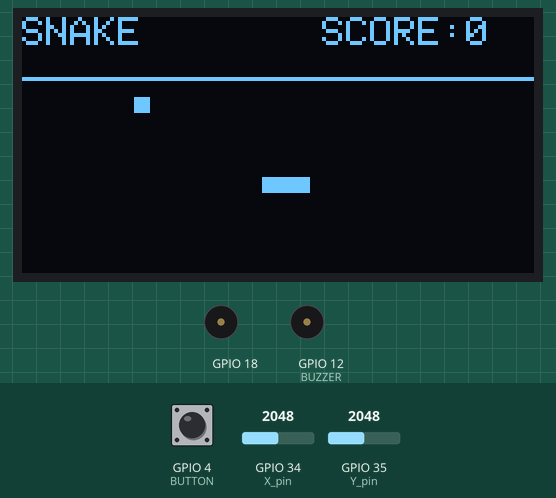
Bench run of a sketch on a simulated ESP32. Shown: 128×64 one-colour display, buzzer (waves = sounding, pin HIGH). The inputs (shaded band) are chosen by the test bench; at power-on: GPIO 4 (BUTTON) HIGH, GPIO 35 (Y_pin) = 2048, GPIO 34 (X_pin) = 2048. Random numbers use the default seed unless the sketch sets one.

Above: at 1.2 s.
1.3 s: GPIO 4 (BUTTON) pulled LOW for 0.15 s
At 1.45 s:
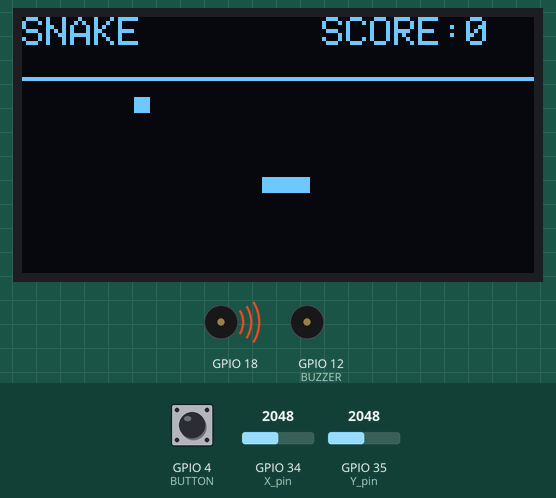
2.9 s: GPIO 35 (Y_pin) set to 3540
At 4.41 s:
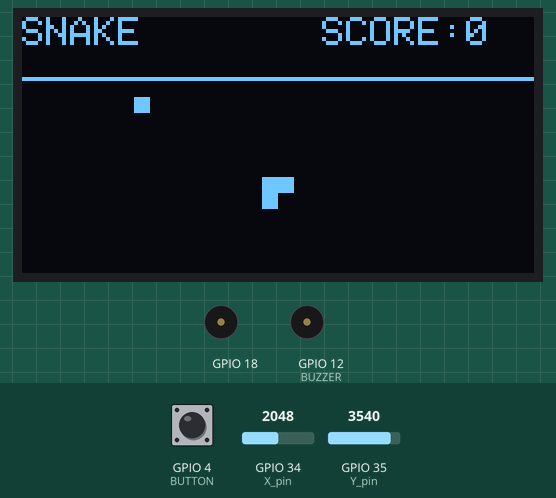
Timing chart, 0 to 5.9 s (numbered marks = the images above; inputs shaded):
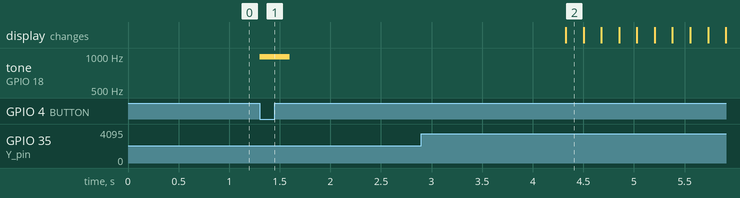

Measured:
- after the input at 1.3 s, tone on GPIO 18: silent → 988 Hz at once, → silent 0.30 s later

The sketch:

game.ino
```cpp
#include <Wire.h>
#include <Arduino.h>
#include "display.h"
#include "joystick.h"
#include "score.h"
#include "snake.h"
#include "food.h"
#include "buzzer.h"

Adafruit_SSD1306 display(SCREEN_WIDTH, SCREEN_HEIGHT, &Wire, -1);

bool start_game;
bool game_over;

//Timer
unsigned long lastMove = 0;
const unsigned long moveInterval = 150;
const int BUTTON = 4;

void setup(){
  Serial.begin(9600);

  //Setup OLED
  Wire.begin(21,22);

   // Initialize OLED screen
  if(!display.begin(SSD1306_SWITCHCAPVCC, OLED_ADDR)) {
    Serial.println(F("SSD1306 allocation failed"));
    for(;;); // Infinite loop to terminate program
  }

  //Setup Joystick
  pinMode(SW_pin, INPUT);
  digitalWrite(SW_pin, HIGH);

  display.clearDisplay();

  display.setTextSize(1);
  display.setTextColor(SSD1306_WHITE);

  // Display initialization information
  display.setCursor(0, 0);
  display.println(F("SNAKE"));
  display.drawLine(0, 15, 127, 15, SSD1306_WHITE);

  //Buzzer setup
  pinMode(BUZZER,OUTPUT);

  //Button setup
  pinMode(BUTTON, INPUT_PULLUP);

  //INITIATE
  initSnake();
  start_game = false;
  game_over = false;
  display.display();
}

void loop(){
  //Game Start
  if(digitalRead(BUTTON) == LOW && start_game == false && game_over == false){
    jingle();
    delay(3000);
    start_game = true;
  }

  //Game Loop
  if(start_game == true && game_over == false && millis() - lastMove >= moveInterval){
    readJoystick();
    move();
    checkCollisions();

    lastMove = millis();
  }

  if(digitalRead(BUTTON) == LOW && start_game == false && game_over == true){
    replay();
  }
} 
```

buzzer.cpp
```cpp
#include "buzzer.h"
#include "pitches.h"
#include <Arduino.h>

int duration = 300;

int melody[LENGTH] = {
  NOTE_C5, NOTE_E5, NOTE_G5, NOTE_D5, NOTE_FS5, NOTE_A5, NOTE_E5, NOTE_GS5, NOTE_B5};


int melody2[LENGTH] = {
  NOTE_AS5, NOTE_G5, NOTE_E5, NOTE_GS5, NOTE_F5, NOTE_D5, NOTE_FS5, NOTE_DS3, NOTE_C5};

void jingle(){
  for(int note=0; note < LENGTH; note++){
    tone(18, melody[note], duration);
  }
}

void gameOverTone(){
  for(int note=0; note < LENGTH; note++){
    tone(18, melody2[note], duration);
  }
}

void scoreTone(){
  tone(18, NOTE_C5, duration-100);
}
```

buzzer.h
```cpp
#ifndef BUZZER_H
#define BUZZER_H
#include "pitches.h"

#define BUZZER 12
#define LENGTH 9

extern int duration;

void jingle();
void scoreTone();
void gameOverTone();
#endif
```

display.h
```cpp
#ifndef DISPLAY_H
#define DISPLAY_H

#include <Adafruit_GFX.h>
#include <Adafruit_SSD1306.h>
extern Adafruit_SSD1306 display;


#define TILE 4
#define ROWS 12
#define TOTAL_ROWS 16
#define COLS 32
#define OFFSET  16
#define OLED_ADDR 0x3C
#define SCREEN_WIDTH  128
#define SCREEN_HEIGHT 64

//Boundary information

#endif
```

food.cpp
```cpp
#include "snake.h"
#include "display.h"

Point food;

void placeFood(){

  bool collision;
  do {
    int randX = random(0, COLS);
    int randY = random(0, ROWS);
    food = Point{randX, randY};

    collision = false;
    for(Point p : snake){
      if(p.x == food.x && p.y == food.y){
        collision = true;
        break;
      }
    }
  } while(collision);

  drawTile(food.x, food.y);
}
```

food.h
```cpp
#ifndef FOOD_H
#define FOOD_H

extern Point food;

void placeFood();


#endif
```

joystick.cpp
```cpp
#include "joystick.h"
#include "snake.h"
#include <Arduino.h>

int stick_x;
int stick_y;
int digital;

#define THRESHOLD_HIGH 3500
#define THRESHOLD_LOW  500

void readJoystick(){
  stick_x = analogRead(X_pin);
  stick_y = analogRead(Y_pin);

  if(stick_y >= THRESHOLD_HIGH && direction != 0){
    direction = 1;
  }
  else if(stick_y <= THRESHOLD_LOW && direction != 1){
    direction = 0;
  }
  else if(stick_x <= THRESHOLD_LOW && direction != 3){
    direction = 2;
  }
  else if(stick_x >= THRESHOLD_HIGH && direction != 2){
    direction = 3;
  }
}

void readDigital(){
  digital = digitalRead(SW_pin);
  if(digital == HIGH){

  }
}
```

joystick.h
```cpp
#ifndef JOYSTICK_H
#define JOYSTICK_H

#define SW_pin 33 // digital pin connected to switch output
#define X_pin 34 // analog pin connected to X output
#define Y_pin 35
#define MAX_POS 4095
#define MIN_POS 0

void readJoystick();
void readDigital();

//X and Y values
extern int stick_x;
extern int stick_y;

#endif
```

pitches.h
```cpp
/*************************************************
 * Public Constants
 *************************************************/

#define NOTE_B0  31
#define NOTE_C1  33
#define NOTE_CS1 35
#define NOTE_D1  37
#define NOTE_DS1 39
#define NOTE_E1  41
#define NOTE_F1  44
#define NOTE_FS1 46
#define NOTE_G1  49
#define NOTE_GS1 52
#define NOTE_A1  55
#define NOTE_AS1 58
#define NOTE_B1  62
#define NOTE_C2  65
#define NOTE_CS2 69
#define NOTE_D2  73
#define NOTE_DS2 78
#define NOTE_E2  82
#define NOTE_F2  87
#define NOTE_FS2 93
#define NOTE_G2  98
#define NOTE_GS2 104
#define NOTE_A2  110
#define NOTE_AS2 117
#define NOTE_B2  123
#define NOTE_C3  131
#define NOTE_CS3 139
#define NOTE_D3  147
#define NOTE_DS3 156
#define NOTE_E3  165
#define NOTE_F3  175
#define NOTE_FS3 185
#define NOTE_G3  196
#define NOTE_GS3 208
#define NOTE_A3  220
#define NOTE_AS3 233
#define NOTE_B3  247
#define NOTE_C4  262
#define NOTE_CS4 277
#define NOTE_D4  294
#define NOTE_DS4 311
#define NOTE_E4  330
#define NOTE_F4  349
#define NOTE_FS4 370
#define NOTE_G4  392
#define NOTE_GS4 415
#define NOTE_A4  440
#define NOTE_AS4 466
#define NOTE_B4  494
#define NOTE_C5  523
#define NOTE_CS5 554
#define NOTE_D5  587
#define NOTE_DS5 622
#define NOTE_E5  659
#define NOTE_F5  698
#define NOTE_FS5 740
#define NOTE_G5  784
#define NOTE_GS5 831
#define NOTE_A5  880
#define NOTE_AS5 932
#define NOTE_B5  988
#define NOTE_C6  1047
#define NOTE_CS6 1109
#define NOTE_D6  1175
#define NOTE_DS6 1245
#define NOTE_E6  1319
#define NOTE_F6  1397
#define NOTE_FS6 1480
#define NOTE_G6  1568
#define NOTE_GS6 1661
#define NOTE_A6  1760
#define NOTE_AS6 1865
#define NOTE_B6  1976
#define NOTE_C7  2093
#define NOTE_CS7 2217
#define NOTE_D7  2349
#define NOTE_DS7 2489
#define NOTE_E7  2637
#define NOTE_F7  2794
#define NOTE_FS7 2960
#define NOTE_G7  3136
#define NOTE_GS7 3322
#define NOTE_A7  3520
#define NOTE_AS7 3729
#define NOTE_B7  3951
#define NOTE_C8  4186
#define NOTE_CS8 4435
#define NOTE_D8  4699
#define NOTE_DS8 4978
```

point.h
```cpp
#ifndef POINT_H
#define POINT_H

struct Point
{
    int x;
    int y;
};

#endif
```

score.cpp
```cpp
#include "display.h"
#include <string>

int score;

void writeScore(){

  display.setCursor(75, 0);
  display.fillRect(65, 0, 63, 7, SSD1306_BLACK);

  std::string text = "SCORE:" + std::to_string(score);

  display.setTextColor(SSD1306_WHITE);
  display.setTextSize(1);
  display.println(text.c_str());
}
void incScore(){
  score++;
}
```

score.h
```cpp
#ifndef SCORE_H
#define SCORE_H


extern int score;

void writeScore();
void incScore();

#endif 
```

snake.cpp
```cpp
#include "snake.h"
#include <Arduino.h>
#include "display.h"
#include "food.h"
#include "score.h"
#include "buzzer.h"

std::deque<Point> snake;
int direction;

// Setup
void initSnake(){
    display.clearDisplay();
    display.setTextSize(1);
    display.setTextColor(SSD1306_WHITE);

    // Display initialization information
    display.setCursor(0, 0);
    display.println(F("SNAKE"));
    display.drawLine(0, 15, 127, 15, SSD1306_WHITE);

    display.setTextSize(1);

    snake.push_front(Point{COLS/2+1, ROWS/2});
    snake.push_front(Point{COLS/2, ROWS/2});
    snake.push_front(Point{COLS/2-1, ROWS/2});

    direction = 2;
    score = 0;

    writeScore();
    drawSnake();
    placeFood();
    display.display();
}

void drawSnake() {
    for(Point p: snake){
        drawTile(p.x, p.y);
    }
}

void drawTile(int x, int y){
    display.fillRect(TILE*x, TILE*y + OFFSET, TILE, TILE, SSD1306_WHITE);
}

void eraseTile(int x, int y){
    display.fillRect(TILE*x, TILE*y + OFFSET, TILE, TILE, SSD1306_BLACK);
}

void checkCollisions(){
    Point head = snake.front();
    std::deque<Point> tempSnake = snake;
    tempSnake.pop_front();

    for(Point p: tempSnake){
        if(head.x == p.x && head.y == p.y){
            start_game = false;
            game_over = true;
            gameOverTone();
            gameOverScreen();
        }
    }
}

Point checkBounds(Point newHead, Point head){

    if(newHead.x < 0){
        return newHead = Point{COLS-1, head.y};
    }
    else if(newHead.x > COLS-1){
        return newHead = Point{0, head.y};
    }
    else if(newHead.y < 0){
        return newHead = Point{head.x, ROWS-1};
    }
    else if(newHead.y > ROWS-1){
        return newHead = Point{head.x, 0};
    }
    else{
        return newHead;
    }
}


void move(){
    Point head = snake.front();
    Point tail = snake.back();
    Point newHead;

    if(direction == 0){
        newHead = Point{head.x, head.y-1};
        newHead = checkBounds(newHead, head);
    }
    else if(direction == 1){
        newHead = Point{head.x, head.y+1};
        newHead = checkBounds(newHead, head);
    }
    else if(direction == 2){
        newHead = Point{head.x-1, head.y};
        newHead = checkBounds(newHead, head);
    }
    else{
        newHead = Point{head.x+1, head.y};
        newHead = checkBounds(newHead, head);
    }

    snake.push_front(newHead);

    if (newHead.x == food.x && newHead.y == food.y){
        drawTile(newHead.x, newHead.y);
        incScore();
        writeScore();
        scoreTone();
        placeFood();
    }
    else{
        snake.pop_back();
        eraseTile(tail.x, tail.y);
        drawTile(newHead.x, newHead.y);
    }

    display.display();
}

void replay(){
    std::deque<Point> tempEmpty;
    snake = tempEmpty;

    display.clearDisplay();
    initSnake();

    display.setCursor(0, 0);
    display.println(F("SNAKE"));
    display.drawLine(0, 15, 127, 15, SSD1306_WHITE);


    start_game = false;
    game_over = false;
    display.display();

}

void gameOverScreen(){
    display.clearDisplay();
    display.setCursor(SCREEN_WIDTH/2 - 30, SCREEN_HEIGHT/2-12);
    display.println(F("GAME OVER!"));

    display.println(F("Push button to replay"));
    display.display();

}
```

snake.h
```cpp
#ifndef SNAKE_H
#define SNAKE_H

#include <deque>
#include "point.h"

//Constant variables

// Variables
extern int current_size;
extern int direction;
extern bool start_game;
extern bool game_over;

extern std::deque<Point> snake;

//functions
void move();
void checkCollisions();
Point checkBounds(Point newHead, Point head);
void initSnake();
void drawSnake();
void drawTile(int x, int y);
void eraseTile(int x, int y);
void replay();
void gameOverScreen();


#endif
```
